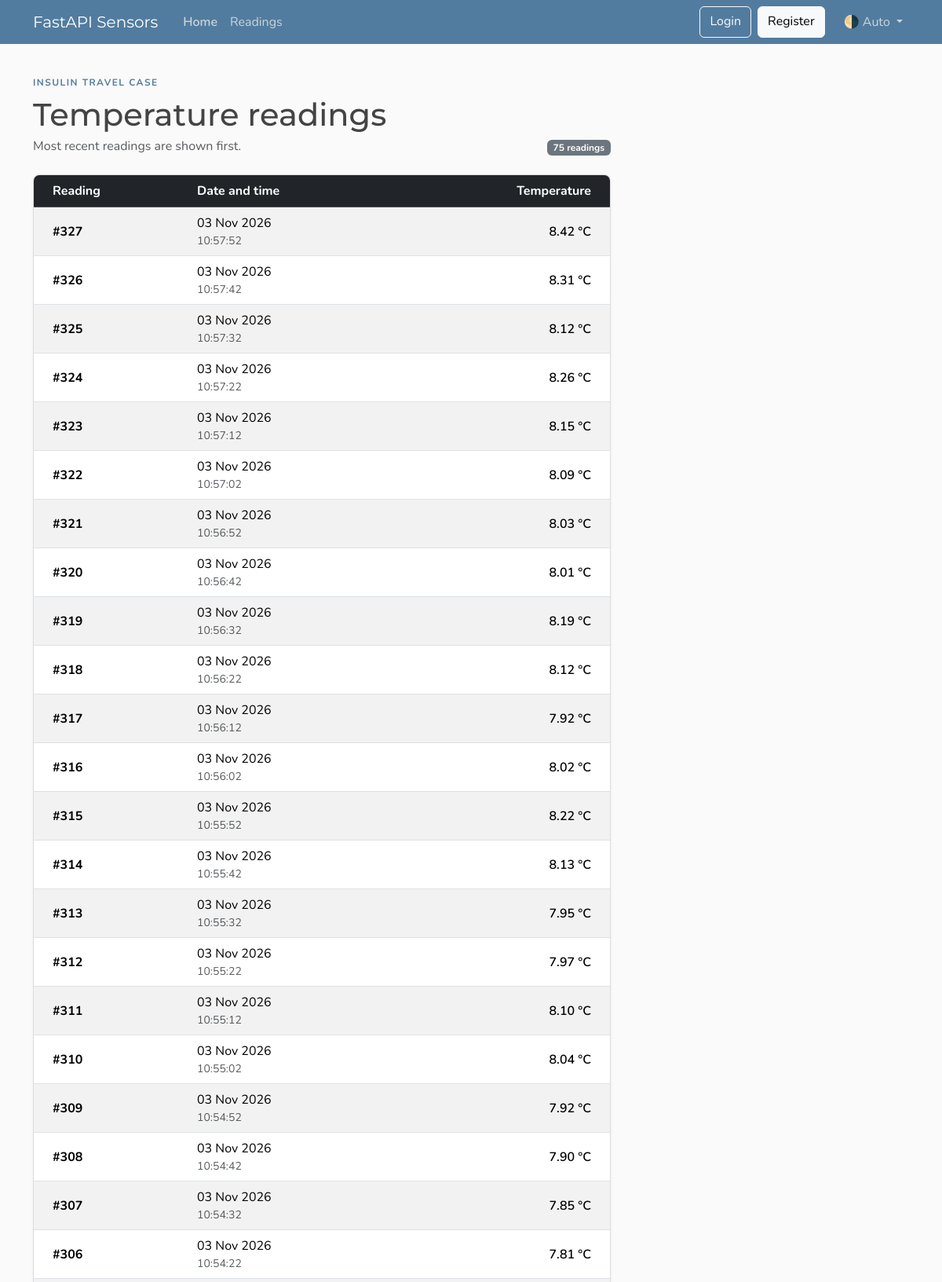
Page /readings (upper part) on the committed database.
### models.py (models this page shows)
class Reading(Base):
    __tablename__ = "readings"
    id = Column(Integer, primary_key=True, index=True)
    sensor_id = Column(Integer, ForeignKey("sensors.id"), nullable=False)
    temperature = Column(Float, nullable=False)
    timestamp = Column(DateTime, default=datetime.utcnow)
    sensor = relationship("Sensor", back_populates="readings")

### main.py (the view)
@app.get("/readings", include_in_schema=False, name="sensor_readings")
def get_readings(request: Request, db: Session = Depends(get_db)):
    readings = (db.query(models.Reading)
        .order_by(desc(models.Reading.timestamp))
        .limit(75)
        .all()
    )
    return templates.TemplateResponse(
        request,
        "sensor_reading.html",
        context={"readings": readings}
    )

### templates/sensor_reading.html (shortened to what this page needs)
{% extends "layout.html" %}
{% block content %}
<section class="readings-page py-3">
    <div class="d-flex flex-column flex-sm-row justify-content-between align-items-sm-end gap-2 mb-4">
        <div>
            <p class="dashboard-eyebrow mb-2">INSULIN TRAVEL CASE</p>
            <h1 class="mb-1">Temperature readings</h1>
            <p class="text-body-secondary mb-0">Most recent readings are shown first.</p>
        </div>
        <span class="badge text-bg-secondary">{{ readings|length }} readings</span>
    </div>
    <div class="content-section overflow-hidden">
        <div class="table-responsive">
            <table class="table table-striped table-hover align-middle mb-0">
                <thead class="table-dark">
                    <tr>
                        <th scope="col" class="ps-4">Reading</th>
                        <th scope="col">Date and time</th>
                        <th scope="col" class="text-end pe-4">Temperature</th>
                    </tr>
                </thead>
                <tbody>
                    {% for reading in readings %}
                        <tr>
                            <th scope="row" class="ps-4">#{{ reading.id }}</th>
                            <td>
                                <time datetime="{{ reading.timestamp.isoformat() }}">
                                    {{ reading.timestamp.strftime('%d %b %Y') }}
                                    <span class="text-body-secondary d-block small">
                                        {{ reading.timestamp.strftime('%H:%M:%S') }}
                                    </span>
                                </time>
                            </td>
                            <td class="text-end pe-4 fw-semibold">
                                {{ "%.2f"|format(reading.temperature) }} °C
                            </td>
                        </tr>
                    {% endfor %}
                </tbody>
            </table>
        </div>
    </div>
</section>
{% endblock %}

### static/css/main.css (style rules this page uses)
:root { --font-heading: "Montserrat", system-ui, -apple-system, BlinkMacSystemFont, sans-serif; --font-body: "Nunito", system-ui, -apple-system, BlinkMacSystemFont, sans-serif; --color-bg-body: #fafafa; --color-bg-content: #ffffff; --color-text-primary: #333333; --color-text-heading: #444444; --color-steel: #527c9f; --color-nav-link: #cbd5db; --color-nav-link-hover: #ffffff; --color-link-hover: #428bca; --color-border: #dddddd; --color-border-light: #e3e3e3; --spacing-xl: 5rem; --article-img-size: 4rem; --account-img-size: 7.813rem; }
body { font-family: var(--font-body); background: var(--color-bg-body); color: var(--color-text-primary); }
h1, h2, h3, h4, h5, h6 { font-family: var(--font-heading); color: var(--color-text-heading); }
.content-section { background: var(--color-bg-content); border: 1px solid var(--color-border); border-radius: 0.5rem; box-shadow: 0 2px 4px rgba(15, 23, 42, 0.05); transition: box-shadow 0.15s ease, transform 0.15s ease, border-color 0.15s ease; }
.dashboard-eyebrow { color: var(--color-steel); font-size: 0.75rem; font-weight: 700; letter-spacing: 0.12em; }

### rows in the picture
Reading: id "327", timestamp "03 Nov 2026", timestamp "10:57:52", temperature "8.42"
Reading: id "326", timestamp "03 Nov 2026", timestamp "10:57:42", temperature "8.31"
Reading: id "325", timestamp "03 Nov 2026", timestamp "10:57:32", temperature "8.12"
Reading: id "324", timestamp "03 Nov 2026", timestamp "10:57:22", temperature "8.26"
Reading: id "323", timestamp "03 Nov 2026", timestamp "10:57:12", temperature "8.15"
Reading: id "322", timestamp "03 Nov 2026", timestamp "10:57:02", temperature "8.09"
Reading: id "321", timestamp "03 Nov 2026", timestamp "10:56:52", temperature "8.03"
Reading: id "320", timestamp "03 Nov 2026", timestamp "10:56:42", temperature "8.01"
Reading: id "319", timestamp "03 Nov 2026", timestamp "10:56:32", temperature "8.19"
Reading: id "318", timestamp "03 Nov 2026", timestamp "10:56:22", temperature "8.12"
Reading: id "317", timestamp "03 Nov 2026", timestamp "10:56:12", temperature "7.92"
Reading: id "316", timestamp "03 Nov 2026", timestamp "10:56:02", temperature "8.02"
Reading: id "315", timestamp "03 Nov 2026", timestamp "10:55:52", temperature "8.22"
Reading: id "314", timestamp "03 Nov 2026", timestamp "10:55:42", temperature "8.13"
Reading: id "313", timestamp "03 Nov 2026", timestamp "10:55:32", temperature "7.95"
Reading: id "312", timestamp "03 Nov 2026", timestamp "10:55:22", temperature "7.97"
Reading: id "311", timestamp "03 Nov 2026", timestamp "10:55:12", temperature "8.10"
Reading: id "310", timestamp "03 Nov 2026", timestamp "10:55:02", temperature "8.04"
Reading: id "309", timestamp "03 Nov 2026", timestamp "10:54:52", temperature "7.92"
Reading: id "308", timestamp "03 Nov 2026", timestamp "10:54:42", temperature "7.90"
Reading: id "307", timestamp "03 Nov 2026", timestamp "10:54:32", temperature "7.85"
Reading: id "306", timestamp "03 Nov 2026", timestamp "10:54:22", temperature "7.81"

### other values in the picture
{{ readings|length }} "75"
